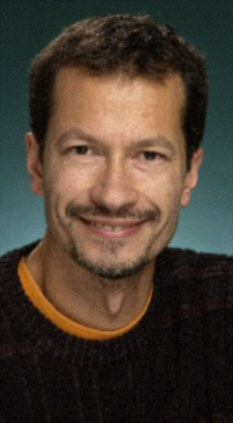
#> input picture pics/120118CLmatcuoi3.jpg, 233 x 423 px; its folder holds only this picture in this run
$ python 'graysizing!.py'
#> lines starting #> are read from the running program, lines starting #| are printed output that depends on the picture
import os
import cv2
import pandas as pd

path1 ="pics"
path2 = "gray pics"
names_of_images = os.listdir(path1)

c=0
for file in names_of_images:
    im = cv2.imread(path1+'//'+file,1)
#> im is the input picture: shape (423, 233, 3); mean B, G, R 49.2, 61, 72.9
    try:
        img = cv2.resize(im,(400,400))
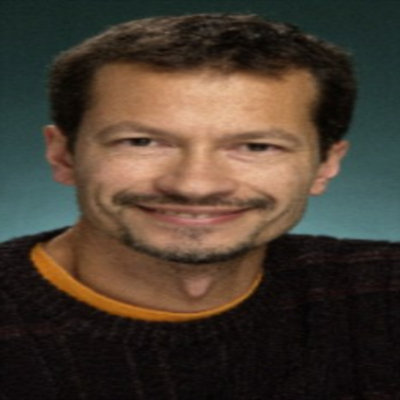
#> img: shape (400, 400, 3); mean B, G, R 49.1, 60.9, 72.7
    except:
        print(file)
    gray = cv2.cvtColor(img,cv2.COLOR_BGR2GRAY)
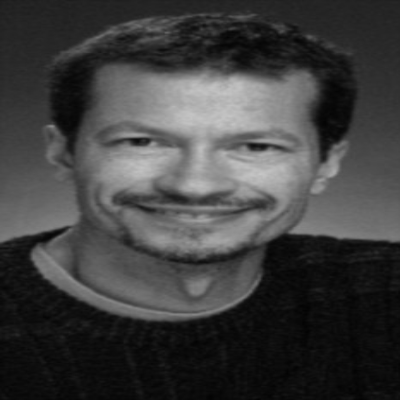
#> gray: shape (400, 400); min 3, max 199, mean 63.1
    cv2.imwrite(path2 +'//'+file,gray)

$ run again, on pics/176812027.jpg
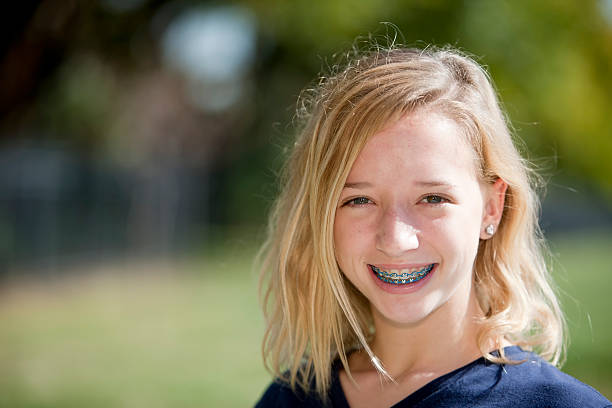
#> input picture pics/176812027.jpg, 612 x 408 px
#> im is the input picture: shape (408, 612, 3); mean B, G, R 86.6, 114.9, 121.1
#> `img = cv2.resize(im,(400,400))`:
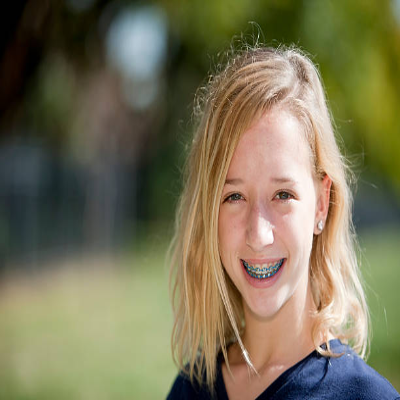
#> img: shape (400, 400, 3); mean B, G, R 86.5, 114.8, 121
#> `gray = cv2.cvtColor(img,cv2.COLOR_BGR2GRAY)`:
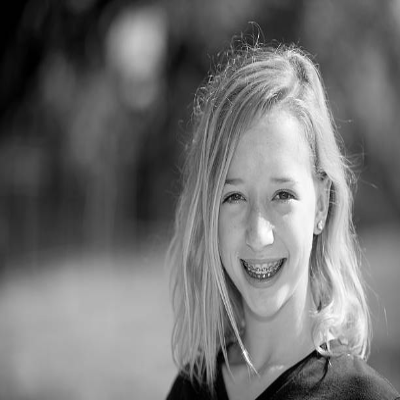
#> gray: shape (400, 400); min 0, max 254, mean 113.5
